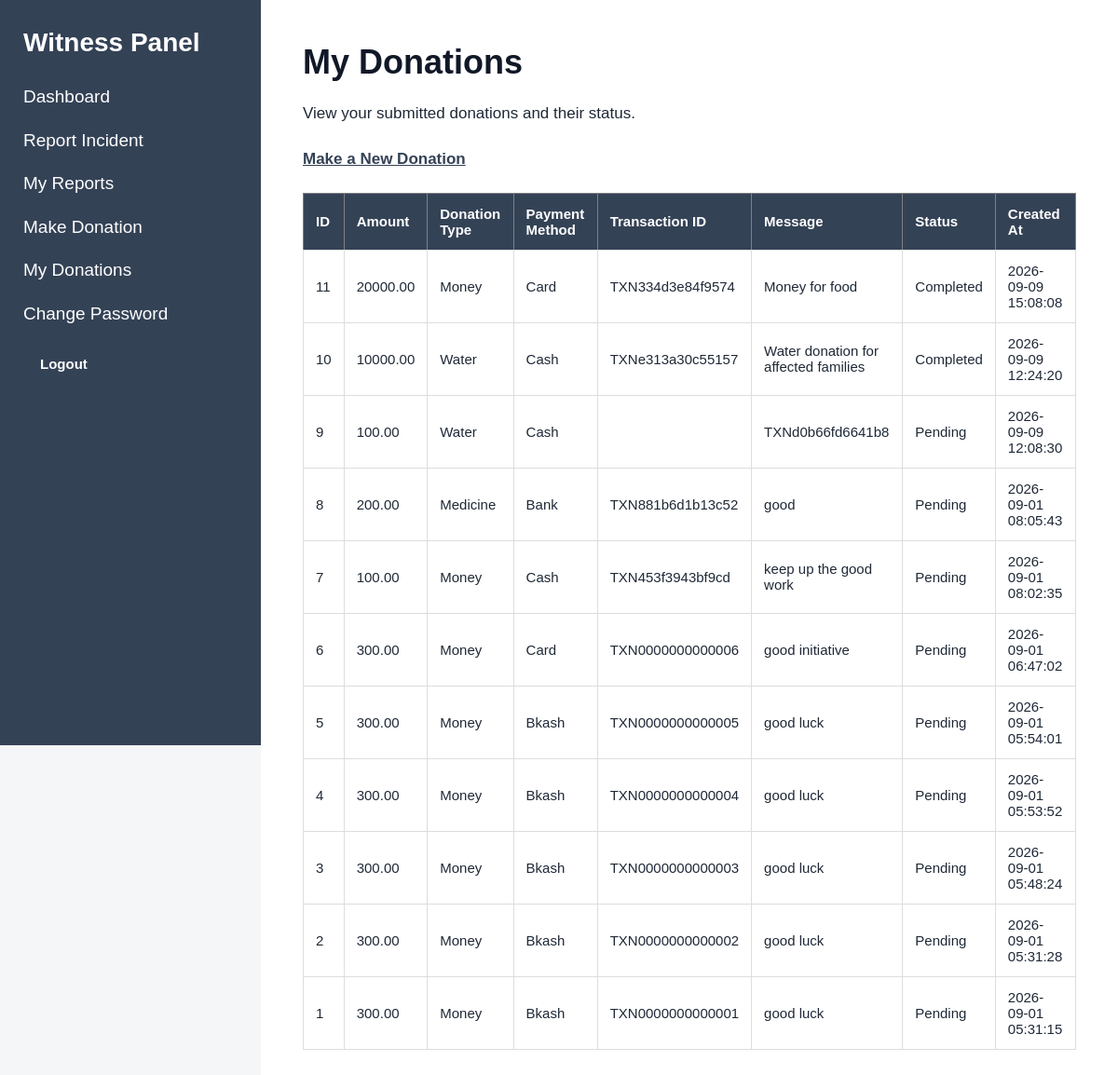
The app's page /index.php?page=donations (signed in), older data.
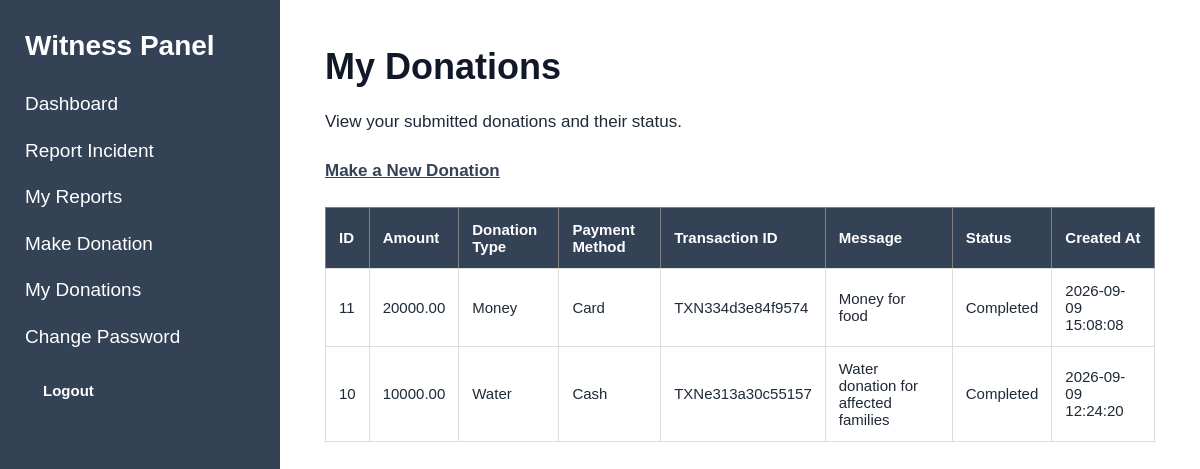
The same page, newer data.
### tables this page shows
CREATE TABLE `donations` (
  `id` int(11) NOT NULL,
  `witness_id` int(11) NOT NULL,
  `amount` decimal(10,2) NOT NULL,
  `donation_type` varchar(100) NOT NULL,
  `payment_method` varchar(50) NOT NULL,
  `transaction_id` varchar(100) NOT NULL,
  `message` text DEFAULT NULL,
  `status` enum('pending','completed','cancelled') NOT NULL DEFAULT 'pending',
  `created_at` timestamp NOT NULL DEFAULT current_timestamp()
);

### models/DonationModel.php (called while the page is built, shortened)
<?php
function getWitnessDonations(
    $conn,
    $witness_id
) {
    $sql = "SELECT
                id,
                witness_id,
                amount,
                donation_type,
                payment_method,
                transaction_id,
                message,
                status,
                created_at
            FROM donations
            WHERE witness_id = ?
            ORDER BY id DESC";
    $stmt = mysqli_prepare($conn, $sql);
    mysqli_stmt_bind_param(
        $stmt,
        "i",
        $witness_id
    );
    mysqli_stmt_execute($stmt);
    $result = mysqli_stmt_get_result($stmt);
    $donations = [];
    if ($result) {
        while ($row = mysqli_fetch_assoc($result)) {
            $donations[] = $row;
        }
    }
    return $donations;
}

### views/witness/donations.php (the view)
<?php require_once "views/partials/header.php"; ?>
<?php require_once "views/partials/sidebar.php"; ?>
<div class="content">
    <h1>My Donations</h1>
    <p>
        View your submitted donations and their status.
    </p>
    <p>
        <a href="index.php?page=donation-create">
            Make a New Donation
        </a>
    </p>
    <?php if (empty($donations)): ?>
        <p>
            You have not made any donations yet.
        </p>
    <?php else: ?>
        <table border="1" cellpadding="10">
            <thead>
                <tr>
                    <th>ID</th>
                    <th>Amount</th>
                    <th>Donation Type</th>
                    <th>Payment Method</th>
                    <th>Transaction ID</th>
                    <th>Message</th>
                    <th>Status</th>
                    <th>Created At</th>
                </tr>
            </thead>
            <tbody>
                <?php foreach ($donations as $donation): ?>
                    <tr>
                        <td>
                            <?php
                            echo (int)$donation['id'];
                            ?>
                        </td>
                        <td>
                            <?php
                            echo htmlspecialchars(
                                $donation['amount']
                            );
                            ?>
                        </td>
                        <td>
                            <?php
                            echo htmlspecialchars(
                                ucfirst(
                                    $donation['donation_type']
                                )
                            );
                            ?>
                        </td>
                        <td>
                            <?php
                            echo htmlspecialchars(
                                ucfirst(
                                    $donation['payment_method']
                                )
                            );
                            ?>
                        </td>
<td>
    <?php
    echo htmlspecialchars(
        $donation['transaction_id']
        ?? '',
        ENT_QUOTES,
        'UTF-8'
    );
    ?>
</td>
                        <td>
                            <?php
                            echo htmlspecialchars(
                                $donation['message'] ?? ''
                            );
                            ?>
                        </td>
                        <td>
                            <?php
                            echo htmlspecialchars(
                                ucfirst(
                                    $donation['status']
                                    ?? 'pending'
                                )
                            );
                            ?>
                        </td>
                        <td>
                            <?php
                            echo htmlspecialchars(
                                $donation['created_at']
                            );
                            ?>
                        </td>
                    </tr>
                <?php endforeach; ?>
            </tbody>
        </table>
    <?php endif; ?>
</div>
<?php require_once "views/partials/footer.php"; ?>

Row changes from the older to the newer data that the page shows:
removed donations: id "9", amount "100.00", donation_type "Water", payment_method "Cash", message "TXNd0b66fd6641b8", status "Pending", created_at "2026-09-09 12:08:30"
removed donations: id "8", amount "200.00", donation_type "Medicine", payment_method "Bank", transaction "TXN881b6d1b13c52", message "good", status "Pending", created_at "2026-09-01 08:05:43"
removed donations: id "7", amount "100.00", donation_type "Money", payment_method "Cash", transaction "TXN453f3943bf9cd", message "keep up the good work", status "Pending", created_at "2026-09-01 08:02:35"
removed donations: id "6", amount "300.00", donation_type "Money", payment_method "Card", transaction "TXN0000000000006", message "good initiative", status "Pending", created_at "2026-09-01 06:47:02"
removed donations: id "5", amount "300.00", donation_type "Money", payment_method "Bkash", transaction "TXN0000000000005", message "good luck", status "Pending", created_at "2026-09-01 05:54:01"
removed donations: id "4", amount "300.00", donation_type "Money", payment_method "Bkash", transaction "TXN0000000000004", message "good luck", status "Pending", created_at "2026-09-01 05:53:52"
removed donations: id "3", amount "300.00", donation_type "Money", payment_method "Bkash", transaction "TXN0000000000003", message "good luck", status "Pending", created_at "2026-09-01 05:48:24"
removed donations: id "2", amount "300.00", donation_type "Money", payment_method "Bkash", transaction "TXN0000000000002", message "good luck", status "Pending", created_at "2026-09-01 05:31:28"
removed donations: id "1", amount "300.00", donation_type "Money", payment_method "Bkash", transaction "TXN0000000000001", message "good luck", status "Pending", created_at "2026-09-01 05:31:15"
